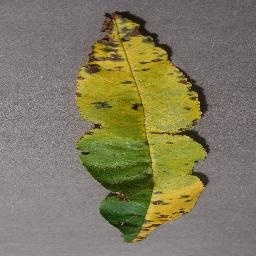
#> input picture Plant Disease Detection and Fertilizer Recommendation using Deep Learning/Major Project/Dataset/Chilli___Bacterial_spot/00f87dfc-bf6c-481e-9022-bfb98224d4b7___Rutg._Bact.S 1965.JPG, 256 x 256 px
$ python -i Main.py   (imports and definitions only)   (older library calls are emulated)
#> lines starting #> are read from the running program, lines starting #| are printed output that depends on the picture; after the words box and inside, x2 and y2 are one past the last pixel; in counts of white or black regions, pixels touching at a corner belong together
from tkinter import messagebox
from tkinter import *
from tkinter import simpledialog
import tkinter
from tkinter import filedialog
from tkinter.filedialog import askopenfilename
import numpy as np
import matplotlib.pyplot as plt
import pandas as pd
from sklearn.metrics import accuracy_score
from sklearn.model_selection import train_test_split
import os
from sklearn.metrics import accuracy_score
from sklearn.metrics import precision_score
from sklearn.metrics import recall_score
from sklearn.metrics import f1_score
import seaborn as sns
import pickle

import cv2
from skimage import color
from skimage.feature import greycomatrix, greycoprops
import scipy.stats as stats
from sklearn import svm
from sklearn.neighbors import KNeighborsClassifier
from sklearn.model_selection import train_test_split
from sklearn.neural_network import MLPClassifier

from tensorflow.keras.utils import to_categorical
from tensorflow.keras.layers import  MaxPooling2D
from tensorflow.keras.layers import Dense, Dropout, Activation, Flatten
from tensorflow.keras.layers import Convolution2D
from tensorflow.keras.models import Sequential
from tensorflow.keras.models import model_from_json


# [2 lines not run here, left out]
accuracy = []
precision = []
recall = []
fscore = []
# [2 lines not run here, left out]

labels = ['Chilli___Bacterial_spot', 'Chilli___healthy','Cotton___Black_rot', 'Cotton___Esca_(Black_Measles)', 'Cotton___healthy','Cotton___Leaf_blight_(Isariopsis_Leaf_Spot)',

         'Rice___Brownspot', 'Rice___Healthy', 'Rice___Leafblast', 'Rice___Leafblight',  'Tomato___Bacterial_spot', 'Tomato___Early_blight',
          'Tomato___healthy', 'Tomato___Late_blight', 'Tomato___Leaf_Mold', 'Tomato___Septoria_leaf_spot',
          'Tomato___Spider_mites Two-spotted_spider_mite', 'Tomato___Target_Spot', 'Tomato___Tomato_mosaic_virus', 'Tomato___Tomato_Yellow_Leaf_Curl_Virus']

fertilizers = ['Twice in a month,Mancozeb', 'No fertlizers required','Thielaviopsis', 'Fungiside', 'No fertlizers required','Micronutrients based Fertilizer',

         'Fertlizers with N,P,K', 'No fertlizers required', 'Magnaporthe Oryzae', 'Xanthomous Oryzae',  'Balanced Fertilizer(N,P,K)', 'Micronutrients',
          'No fertlizers required', 'Pathogen related', 'Fungicides Related', 'Balanced Fertilizer(N,P,K)',
          'Natural Predators', 'Pttasium', 'Weed Control based', 'Organic Mulch']

# [10 lines not run here, left out]

def remove_green_pixels(image):
  # Transform from (256,256,3) to (3,256,256)
  channels_first = channels_first_transform(image)

  r_channel = channels_first[0]
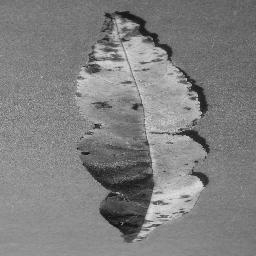
#> r_channel: shape (256, 256); min 8, max 224, mean 127.7
  g_channel = channels_first[1]
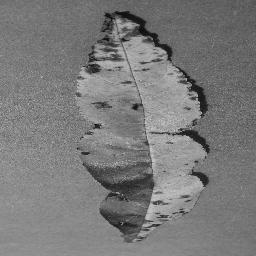
#> g_channel: shape (256, 256); min 0, max 206, mean 122.1
  b_channel = channels_first[2]
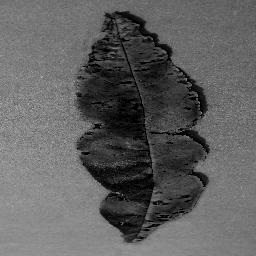
#> b_channel: shape (256, 256); min 0, max 188, mean 96

  # Set those pixels where green value is larger than both blue and red to 0
  mask = False == np.multiply(g_channel > r_channel, g_channel > b_channel)
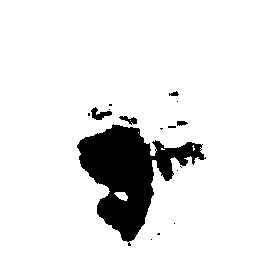
#> mask: shape (256, 256) bool; 89.3% white; 16 black regions (11 under 20 px), largest, box (x1, y1, x2, y2) and area: (77, 124, 206, 246) 6691, (91, 107, 112, 120) 135, (119, 116, 137, 125) 80, (177, 121, 188, 126) 41, (169, 91, 179, 96) 32
  channels_first = np.multiply(channels_first, mask)

  # Transfrom from (3,256,256) back to (256,256,3)
  image = channels_first.transpose(1, 2, 0)
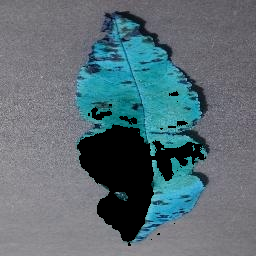
#> image: shape (256, 256, 3); mean of channels 0, 1, 2 117.6, 110.2, 91.7; drawn as B, G, R
  return image

def rgb2lab(image):
  return color.rgb2lab(image)

def rgb2gray(image):
  return np.array(color.rgb2gray(image) * 255, dtype=np.uint8)
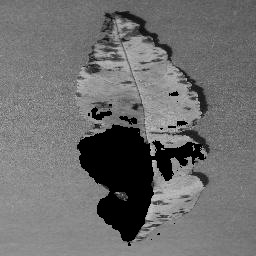
#> returned value: shape (256, 256); min 0, max 200, mean 109.9

def glcm(image, offsets=[1], angles=[0], squeeze=False): #extract glcm features
  single_channel_image = image if len(image.shape) == 2 else rgb2gray(image)
  gclm = greycomatrix(single_channel_image, offsets, angles)
  return np.squeeze(gclm) if squeeze else gclm

def histogram_features_bucket_count(image): #texture features will be extracted using histogram
  image = channels_first_transform(image).reshape(3,-1)

  r_channel = image[0]
  g_channel = image[1]
  b_channel = image[2]

  r_hist = np.histogram(r_channel, bins = 26, range=(0,255))[0]
#> r_hist = 26 values, max 11960 at index 14, min 0 at index 23, mean 2520.6
  g_hist = np.histogram(g_channel, bins = 26, range=(0,255))[0]
#> g_hist = 26 values, max 10682 at index 12, min 0 at index 22, mean 2520.6
  b_hist = np.histogram(b_channel, bins = 26, range=(0,255))[0]
#> b_hist = 26 values, max 9752 at index 12, min 0 at index 20, mean 2520.6

  return np.concatenate((r_hist, g_hist, b_hist))

def histogram_features(image):
  color_histogram = np.histogram(image.flatten(), bins = 255, range=(0,255))[0]
#> color_histogram = 255 values, max 1383 at index 143, min 0 at index 0, mean 257
  return np.array([
    np.mean(color_histogram),
    np.std(color_histogram),
    stats.entropy(color_histogram),
    stats.kurtosis(color_histogram),
    stats.skew(color_histogram),
    np.sqrt(np.mean(np.square(color_histogram)))
  ])

def texture_features(full_image, offsets=[1], angles=[0], remove_green = True):
  image = remove_green_pixels(full_image) if remove_green else full_image
  gray_image = rgb2gray(image)
  glcmatrix = glcm(gray_image, offsets=offsets, angles=angles)
  return glcm_features(glcmatrix)

def glcm_features(glcm):
  return np.array([
    greycoprops(glcm, 'correlation'),
    greycoprops(glcm, 'contrast'),
    greycoprops(glcm, 'energy'),
    greycoprops(glcm, 'homogeneity'),
    greycoprops(glcm, 'dissimilarity'),
  ]).flatten()

def channels_first_transform(image):
  return image.transpose((2,0,1))

def extract_features(image):
  offsets=[1,3,10,20]
  angles=[0, np.pi/4, np.pi/2]
  channels_first = channels_first_transform(image)
  return np.concatenate((
      texture_features(image, offsets=offsets, angles=angles),
      texture_features(image, offsets=offsets, angles=angles, remove_green=False),
      histogram_features_bucket_count(image),
      histogram_features(channels_first[0]),
      histogram_features(channels_first[1]),
      histogram_features(channels_first[2]),
      ))

# [175 lines left out: functions getID, uploadDataset, featuresExtraction, calculateMetrics, runSVM, runDNN and 3 more, not called in this run]

font = ('times', 16, 'bold')
# [1 line that did not run here, left out]
# [4 lines not run here, left out]

font1 = ('times', 12, 'bold')
# [1 line that did not run here, left out]
# [1 line that did not run here, left out]
# [3 lines not run here, left out]


font1 = ('times', 13, 'bold')
# [1 line that did not run here, left out]
# [2 lines not run here, left out]

# [1 line that did not run here, left out]
# [2 lines not run here, left out]

# [1 line that did not run here, left out]
# [2 lines not run here, left out]

# [1 line that did not run here, left out]
# [2 lines not run here, left out]

# [1 line that did not run here, left out]
# [2 lines not run here, left out]

# [1 line that did not run here, left out]
# [2 lines not run here, left out]

# [1 line that did not run here, left out]
# [6 lines not run here, left out]

>>> import cv2
>>> picture = cv2.cvtColor(cv2.imread('Dataset/Chilli___Bacterial_spot/00f87dfc-bf6c-481e-9022-bfb98224d4b7___Rutg._Bact.S 1965.JPG'), cv2.COLOR_BGR2RGB)
>>> result = extract_features(picture)
#> result = 216 values, max 11960 at index 134, min 0 at index 143, mean 1028.4

$ run again, on Plant Disease Detection and Fertilizer Recommendation using Deep Learning/Major Project/Dataset/Chilli___Bacterial_spot/036150ff-c7e6-4b15-99d1-2f606d78fb5e___Rutg._Bact.S 2290.JPG
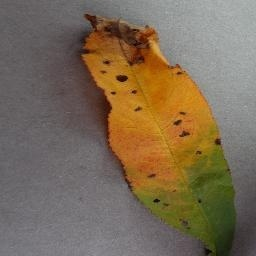
#> input picture Plant Disease Detection and Fertilizer Recommendation using Deep Learning/Major Project/Dataset/Chilli___Bacterial_spot/036150ff-c7e6-4b15-99d1-2f606d78fb5e___Rutg._Bact.S 2290.JPG, 256 x 256 px
#> in remove_green_pixels, `mask = False == np.multiply(g_channel > r_channel, g_channel > b_chann..`:
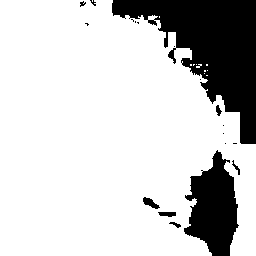
#> mask: shape (256, 256) bool; 79.9% white; 19 black regions (11 under 20 px), largest, box (x1, y1, x2, y2) and area: (112, 0, 256, 144) 9229, (184, 150, 239, 256) 3593, (143, 197, 160, 209) 100
#> in rgb2gray, `return np.array(color.rgb2gray(image) * 255, dtype=np.uint8)`:
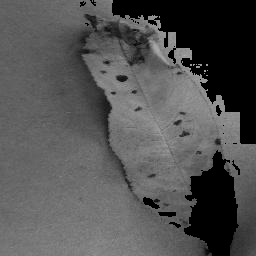
#> returned value: shape (256, 256); min 0, max 172, mean 82.5
#> r_hist = 26 values, max 10580 at index 10, min 0 at index 23, mean 2520.6
#> g_hist = 26 values, max 10883 at index 9, min 0 at index 19, mean 2520.6
#> b_hist = 26 values, max 7264 at index 10, min 0 at index 19, mean 2520.6
#> color_histogram = 255 values, max 1399 at index 100, min 0 at index 0, mean 257
#> result = 216 values, max 10883 at index 155, min -0.095 at index 213, mean 980.7

$ run again, on Plant Disease Detection and Fertilizer Recommendation using Deep Learning/Major Project/Dataset/Chilli___Bacterial_spot/03c6b83e-8e58-4139-8b19-c6cffac4bb93___Rut._Bact.S 1496.JPG
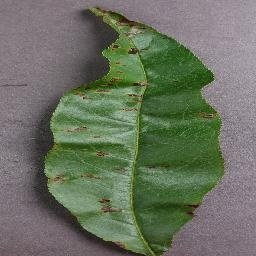
#> input picture Plant Disease Detection and Fertilizer Recommendation using Deep Learning/Major Project/Dataset/Chilli___Bacterial_spot/03c6b83e-8e58-4139-8b19-c6cffac4bb93___Rut._Bact.S 1496.JPG, 256 x 256 px
#> in remove_green_pixels, `mask = False == np.multiply(g_channel > r_channel, g_channel > b_chann..`:
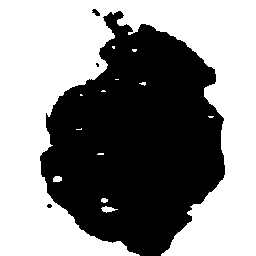
#> mask: shape (256, 256) bool; 54.5% white; 4 black regions (2 under 20 px), largest, box (x1, y1, x2, y2) and area: (40, 11, 225, 256) 29781, (92, 9, 100, 16) 34
#> in remove_green_pixels, `image = channels_first.transpose(1, 2, 0)`:
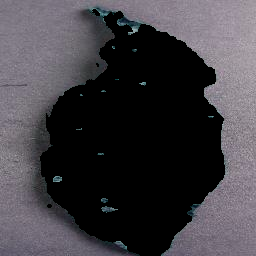
#> image: shape (256, 256, 3); mean of channels 0, 1, 2 67.2, 62.1, 64.9; drawn as B, G, R
#> r_hist = 26 values, max 9518 at index 13, min 0 at index 0, mean 2520.6
#> g_hist = 26 values, max 10225 at index 12, min 0 at index 0, mean 2520.6
#> b_hist = 26 values, max 9188 at index 12, min 0 at index 20, mean 2520.6
#> color_histogram = 255 values, max 1100 at index 131, min 0 at index 0, mean 257
#> result = 216 values, max 10225 at index 158, min -0.026 at index 207, mean 1000.4

$ run again, on Plant Disease Detection and Fertilizer Recommendation using Deep Learning/Major Project/Dataset/Chilli___Bacterial_spot/0483ec87-7965-49bb-b27b-a0125b7dc56a___Rut._Bact.S 0961.JPG
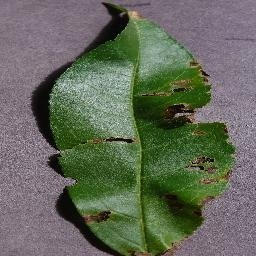
#> input picture Plant Disease Detection and Fertilizer Recommendation using Deep Learning/Major Project/Dataset/Chilli___Bacterial_spot/0483ec87-7965-49bb-b27b-a0125b7dc56a___Rut._Bact.S 0961.JPG, 256 x 256 px
#> in remove_green_pixels, `mask = False == np.multiply(g_channel > r_channel, g_channel > b_chann..`:
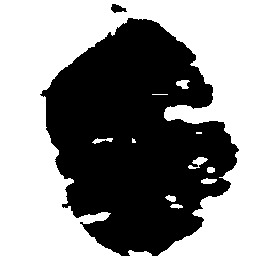
#> mask: shape (256, 256) bool; 53.8% white; 2 black regions, box (x1, y1, x2, y2) and area: (40, 18, 239, 256) 30171, (111, 4, 127, 13) 89
#> in remove_green_pixels, `image = channels_first.transpose(1, 2, 0)`:
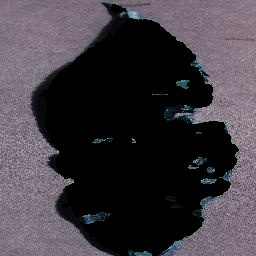
#> image: shape (256, 256, 3); mean of channels 0, 1, 2 64.5, 58.2, 63.2; drawn as B, G, R
#> r_hist = 26 values, max 10630 at index 12, min 0 at index 25, mean 2520.6
#> g_hist = 26 values, max 12404 at index 11, min 2 at index 25, mean 2520.6
#> b_hist = 26 values, max 9841 at index 13, min 0 at index 25, mean 2520.6
#> color_histogram = 255 values, max 1269 at index 127, min 0 at index 206, mean 257
#> result = 216 values, max 12404 at index 157, min 0 at index 145, mean 1050.2
